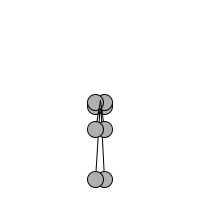
Frame 1 (no input)
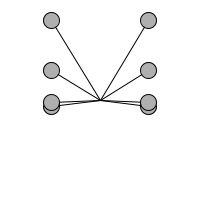
Frame 60 (the mouse pressed at the canvas centre just before this capture)
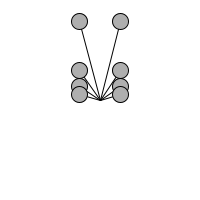
Frame 120 (the mouse held since frame 60 and released just before this capture)

The Processing sketch that drew these frames (run headless with seeded random() and noise(); from frame 60 on, the mouse is pressed at the canvas centre):

// Processing sketch: e07_b
// ── e07_b.pde
Oscillator[] oscillators;

void setup() {
  size(200,200);
  
  oscillators = new Oscillator[8];

  // longer legs (ampY=80)
  oscillators[0] = new Oscillator( 0,      0,50,80,0.082,0.08);
  oscillators[1] = new Oscillator(PI,      0,50,80,0.082,0.08); // xreflection
  oscillators[2] = new Oscillator( 0,HALF_PI,50,80,0.082,0.08);
  oscillators[3] = new Oscillator(PI,HALF_PI,50,80,0.082,0.08); // xreflection
  
  // shorter legs (ampY=80)
  oscillators[4] = new Oscillator( 0,      0,50,30,0.082,0.08);
  oscillators[5] = new Oscillator(PI,      0,50,30,0.082,0.08); // xreflection
  oscillators[6] = new Oscillator( 0,HALF_PI,50,30,0.082,0.08);
  oscillators[7] = new Oscillator(PI,HALF_PI,50,30,0.082,0.08); // xreflection
}

void draw() {
  background(255);
  for (int i = 0; i < oscillators.length; i++) {
    oscillators[i].update();
    oscillators[i].display();
  }
}

class Oscillator {
  
  PVector angle;
  PVector aVelocity;
  PVector amplitude;
  
  Oscillator(float angleX, float angleY, float ampX, float ampY, float aVelX, float aVelY) {
    angle = new PVector(angleX,angleY);
    amplitude = new PVector(ampX,ampY);
    aVelocity = new PVector(aVelX,aVelY);
  }
  
  void update() {
    angle.x += aVelocity.x;
    angle.y += aVelocity.y;
  }
  
  void display() {
    pushMatrix();
    translate(width/2,height/2);
    float x = amplitude.x * sin(angle.x);
    float y = amplitude.y * sin(angle.y);
    stroke(0); fill(175);
    line(0,0,x,y);
    ellipse(x,y,16,16);
    popMatrix();
  }
}
